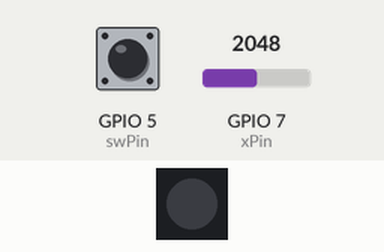
The program below on a simulated ESP32-S3. On the bench: 1 RGB LEDs in strip order, left to right. The inputs (shaded band) are chosen by the test bench; at power-on: GPIO 5 (swPin) HIGH, GPIO 7 (xPin) = 2048.

Above: at 1.2 s.
1.3 s: GPIO 5 (swPin) pulled LOW for 0.15 s
At 2.5 s:
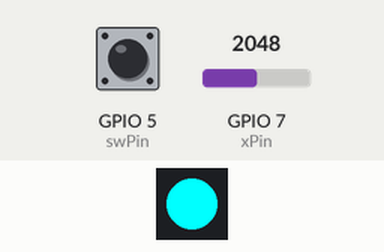
2.9 s: GPIO 7 (xPin) set to 1492
At 3.7 s:
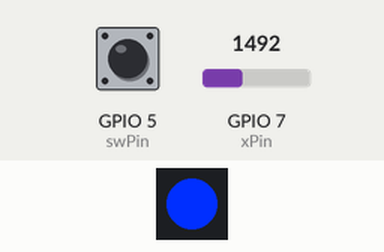
4.4 s: GPIO 7 (xPin) set to 726
At 4.7 s:
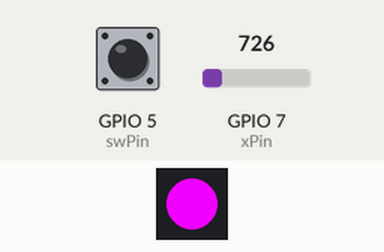
5.9 s: GPIO 7 (xPin) set to 491
At 6.9 s:
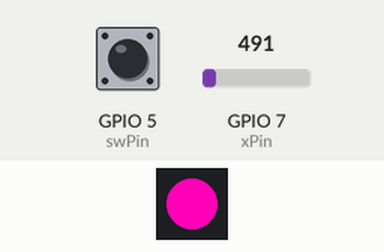
7.4 s: GPIO 7 (xPin) set to 215
At 7.8 s:
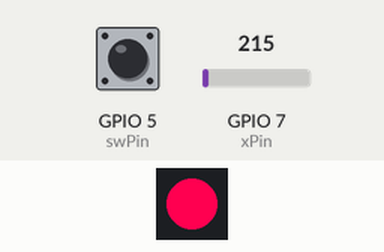
8.9 s: GPIO 7 (xPin) set to 2866
At 9.5 s:
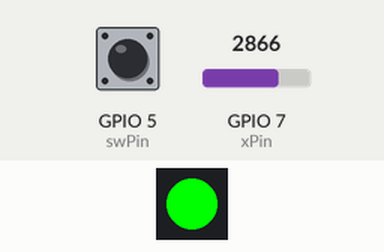
Timing chart, 0 to 11.4 s (numbered marks = the images above; inputs shaded):
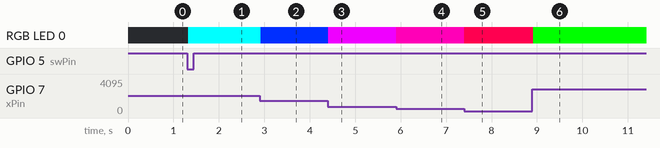

Measured:
- after the input at 1.3 s, RGB LED 0: off → RGB(0, 255, 255) at once
- after the input at 2.9 s, RGB LED 0: RGB(0, 255, 255) → RGB(0, 47, 255) at once
- after the input at 4.4 s, RGB LED 0: RGB(0, 47, 255) → RGB(239, 0, 255) at once
- after the input at 5.9 s, RGB LED 0: RGB(239, 0, 255) → RGB(255, 0, 183) at once
- after the input at 7.4 s, RGB LED 0: RGB(255, 0, 183) → RGB(255, 0, 80) at once
- after the input at 8.9 s, RGB LED 0: RGB(255, 0, 80) → RGB(0, 255, 0) at once

The program:

main.cpp
```cpp
#include <Arduino.h>
#include <Adafruit_NeoPixel.h>
#include <algorithm>
#define xPin 7
#define swPin 5
#define LED_PIN 48
#define LED_COUNT 1
Adafruit_NeoPixel strip(LED_COUNT, LED_PIN, NEO_GRB + NEO_KHZ800);

boolean oldState = HIGH;
int mode = 0;
int redValue = 0;
int greenValue = 0;
int blueValue = 0;

void setup() {
  Serial.begin(9600);
  pinMode(xPin, INPUT_PULLUP);
  pinMode(swPin, INPUT_PULLUP);
  strip.begin();
  strip.show();
}

void Black() {
  strip.setPixelColor(0, strip.Color(0,   0,    0));
  strip.show();
}

void Color() {
  int rawXValue = analogRead(xPin);
  int xValue = map(rawXValue, 0, 4095, 0, 1532);
  if (xValue >= 0 && xValue <= 255 || xValue >= 1277 && xValue <= 1532) {
    redValue = 255;
  } else {
    redValue = std::max(0, 255-(xValue-255));
  }
  if (xValue >= 255 && xValue <= 766) {
    blueValue = 255;
  } else if (xValue < 255) {
    blueValue = std::max(0, xValue);
  } else {
    blueValue = std::max(0, 255-(xValue-766));
  }
  if (xValue >= 766 && xValue <= 1277) {
    greenValue = 255;
  } else if (xValue < 766) {
    greenValue = std::max(0, xValue-511);
  } else {
    greenValue = std::max(0, 255-(xValue-1277));
  }
  strip.setPixelColor(0, strip.Color(redValue,   greenValue,    blueValue));
  strip.show();
}

void loop() {
  boolean newState = digitalRead(swPin);

  if((newState == LOW) && (oldState == HIGH)) {
    delay(20);
    newState = digitalRead(swPin);
    if(newState == LOW) {
      if(++mode > 1) mode = 0;
      switch(mode) {
        case 0:
          Black();
          break;
        case 1:
          Color();
          break;
      }
    }
  }
  while (mode == 1) {
    Color();
    delay(20);
  }
  oldState = newState;
}
```
